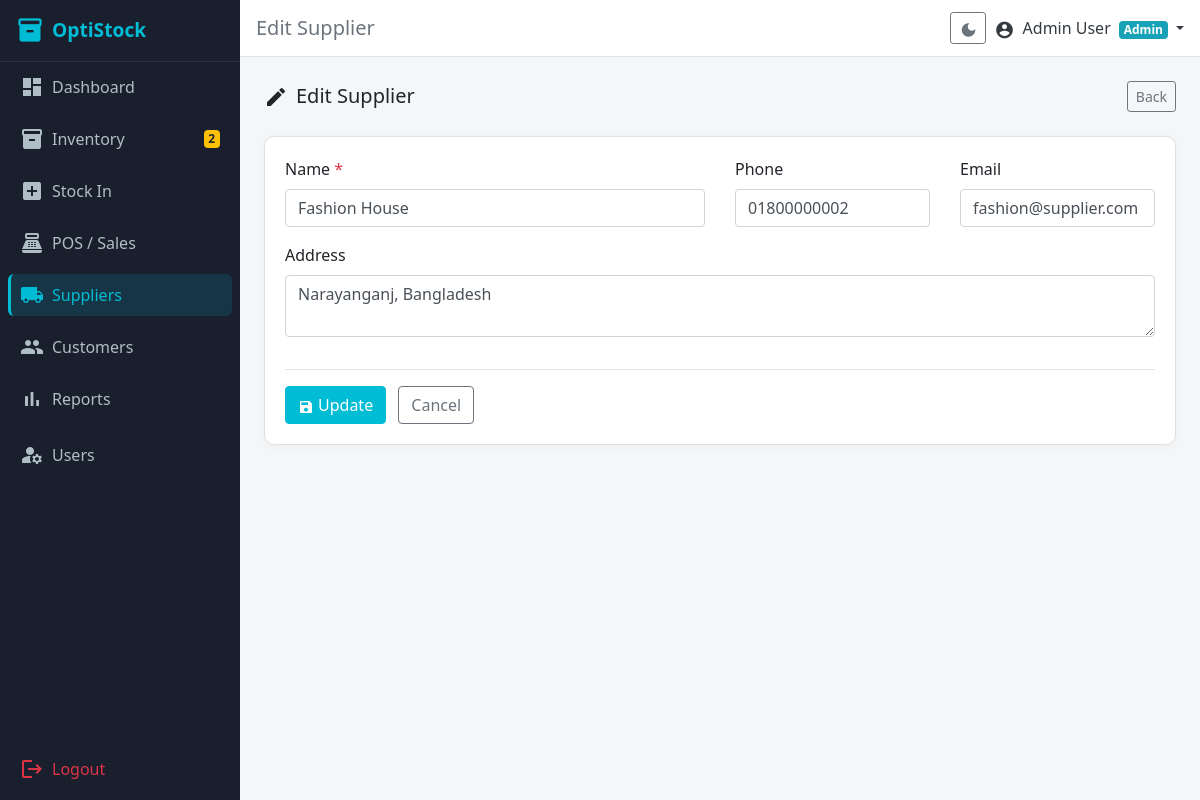
Page /modules/suppliers/edit.php?id=2 (signed in) on the committed database.
### tables this page shows
CREATE TABLE `suppliers` (
  `id` int(10) UNSIGNED NOT NULL,
  `name` varchar(150) NOT NULL,
  `phone` varchar(20) DEFAULT NULL,
  `email` varchar(150) DEFAULT NULL,
  `address` text DEFAULT NULL,
  `due_balance` decimal(10,2) NOT NULL DEFAULT 0.00,
  `created_at` datetime NOT NULL DEFAULT current_timestamp()
);

### modules/suppliers/edit.php (the view, shortened to what this page needs)
<?php
require_once __DIR__ . '/../../includes/auth_check.php';
$id = (int)($_GET['id'] ?? 0);
$stmt = $pdo->prepare('SELECT * FROM suppliers WHERE id = ?');
$stmt->execute([$id]);
$sup = $stmt->fetch();
include __DIR__ . '/../../includes/header.php';
?>
<div class="d-flex justify-content-between align-items-center mb-4">
  <h5 class="mb-0"><span class="material-icons align-middle mr-2">edit</span>Edit Supplier</h5>
  <a href="<?= BASE_URL ?>/modules/suppliers/index.php" class="btn btn-outline-secondary btn-sm">Back</a>
</div>
<div class="card"><div class="card-body">
  <form method="POST">
    <div class="row">
      <div class="col-md-6"><div class="form-group">
        <label>Name <span class="text-danger">*</span></label>
        <input type="text" name="name" class="form-control" value="<?= htmlspecialchars($sup['name']) ?>" required>
      </div></div>
      <div class="col-md-3"><div class="form-group">
        <label>Phone</label>
        <input type="text" name="phone" class="form-control" value="<?= htmlspecialchars($sup['phone'] ?? '') ?>">
      </div></div>
      <div class="col-md-3"><div class="form-group">
        <label>Email</label>
        <input type="email" name="email" class="form-control" value="<?= htmlspecialchars($sup['email'] ?? '') ?>">
      </div></div>
      <div class="col-md-12"><div class="form-group">
        <label>Address</label>
        <textarea name="address" class="form-control" rows="2"><?= htmlspecialchars($sup['address'] ?? '') ?></textarea>
      </div></div>
    </div>
    <hr>
    <button type="submit" class="btn btn-primary"><span class="material-icons align-middle mr-1" style="font-size:16px;">save</span>Update</button>
    <a href="<?= BASE_URL ?>/modules/suppliers/index.php" class="btn btn-outline-secondary ml-2">Cancel</a>
  </form>
</div></div>
<?php
include __DIR__ . '/../../includes/footer.php';

### assets/css/style.css (style rules this page uses)
:root { --color-sidebar: #1A1F2E; --color-primary: #00BCD4; --color-accent: #26C6DA; --color-success: #00C853; --color-warning: #FFD600; --color-danger: #FF1744; --color-primary-dark: #0097A7; --color-primary-light: #E0F7FA; --color-sidebar-text: #B0BEC5; --color-sidebar-active-bg: rgba(0,188,212,0.15); --color-topbar: #FFFFFF; --color-page-bg: #F4F6F8; --color-card-bg: #FFFFFF; --color-text-main: #212529; --color-text-muted: #6C757D; --color-border: #E0E0E0; }
html, body { height: 100%; }
body { background-color: var(--color-page-bg); font-family: 'Segoe UI', sans-serif; }
.card { border: 1px solid var(--color-border); border-radius: 10px; box-shadow: 0 2px 8px rgba(0,0,0,0.04); }
.btn-primary { background-color: var(--color-primary); border-color: var(--color-primary); }
a { color: var(--color-primary); }

### rows in the picture
suppliers: name "Fashion House", phone "01800000002", email "fashion@supplier.com", address "Narayanganj, Bangladesh"

### other values in the picture
$lowStockCount "2"
$pageTitle "Edit Supplier"
$_SESSION['name'] "Admin User"
$_SESSION['role'] "Admin"
